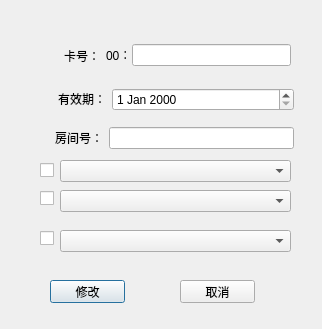
<?xml version="1.0" encoding="UTF-8"?>
<ui version="4.0">
 <class>CCARD</class>
 <widget class="QDialog" name="CCARD">
  <property name="geometry">
   <rect>
    <x>0</x>
    <y>0</y>
    <width>322</width>
    <height>329</height>
   </rect>
  </property>
  <property name="windowTitle">
   <string>Dialog</string>
  </property>
  <widget class="QPushButton" name="QpbtnIsOk">
   <property name="geometry">
    <rect>
     <x>50</x>
     <y>280</y>
     <width>75</width>
     <height>23</height>
    </rect>
   </property>
   <property name="text">
    <string>修改</string>
   </property>
   <property name="autoExclusive">
    <bool>false</bool>
   </property>
  </widget>
  <widget class="QPushButton" name="QpbtnClose">
   <property name="geometry">
    <rect>
     <x>180</x>
     <y>280</y>
     <width>75</width>
     <height>23</height>
    </rect>
   </property>
   <property name="text">
    <string>取消</string>
   </property>
  </widget>
  <widget class="QWidget" name="layoutWidget">
   <property name="geometry">
    <rect>
     <x>43</x>
     <y>78</y>
     <width>251</width>
     <height>81</height>
    </rect>
   </property>
   <layout class="QVBoxLayout" name="verticalLayout">
    <item>
     <layout class="QHBoxLayout" name="horizontalLayout_3">
      <item>
       <widget class="QLabel" name="label_3">
        <property name="minimumSize">
         <size>
          <width>60</width>
          <height>20</height>
         </size>
        </property>
        <property name="maximumSize">
         <size>
          <width>63</width>
          <height>20</height>
         </size>
        </property>
        <property name="text">
         <string>有效期：</string>
        </property>
        <property name="alignment">
         <set>Qt::AlignRight|Qt::AlignTrailing|Qt::AlignVCenter</set>
        </property>
       </widget>
      </item>
      <item>
       <widget class="QDateEdit" name="QdateValidity"/>
      </item>
     </layout>
    </item>
    <item>
     <layout class="QHBoxLayout" name="horizontalLayout_2">
      <item>
       <widget class="QLabel" name="label_2">
        <property name="minimumSize">
         <size>
          <width>60</width>
          <height>20</height>
         </size>
        </property>
        <property name="maximumSize">
         <size>
          <width>60</width>
          <height>20</height>
         </size>
        </property>
        <property name="text">
         <string>房间号：</string>
        </property>
        <property name="alignment">
         <set>Qt::AlignRight|Qt::AlignTrailing|Qt::AlignVCenter</set>
        </property>
       </widget>
      </item>
      <item>
       <widget class="QLineEdit" name="QlineAddr">
        <property name="minimumSize">
         <size>
          <width>120</width>
          <height>20</height>
         </size>
        </property>
       </widget>
      </item>
     </layout>
    </item>
   </layout>
  </widget>
  <widget class="QWidget" name="layoutWidget">
   <property name="geometry">
    <rect>
     <x>40</x>
     <y>40</y>
     <width>251</width>
     <height>31</height>
    </rect>
   </property>
   <layout class="QHBoxLayout" name="horizontalLayout">
    <item>
     <widget class="QLabel" name="label">
      <property name="minimumSize">
       <size>
        <width>60</width>
        <height>20</height>
       </size>
      </property>
      <property name="text">
       <string>卡号：</string>
      </property>
      <property name="alignment">
       <set>Qt::AlignRight|Qt::AlignTrailing|Qt::AlignVCenter</set>
      </property>
     </widget>
    </item>
    <item>
     <widget class="QLabel" name="label_4">
      <property name="minimumSize">
       <size>
        <width>20</width>
        <height>16</height>
       </size>
      </property>
      <property name="maximumSize">
       <size>
        <width>20</width>
        <height>16</height>
       </size>
      </property>
      <property name="text">
       <string>00：</string>
      </property>
     </widget>
    </item>
    <item>
     <widget class="QLineEdit" name="QlineCardNum">
      <property name="minimumSize">
       <size>
        <width>100</width>
        <height>20</height>
       </size>
      </property>
     </widget>
    </item>
   </layout>
  </widget>
  <widget class="QComboBox" name="QcomCheck1">
   <property name="geometry">
    <rect>
     <x>60</x>
     <y>160</y>
     <width>231</width>
     <height>22</height>
    </rect>
   </property>
  </widget>
  <widget class="QComboBox" name="QcomCheck2">
   <property name="geometry">
    <rect>
     <x>60</x>
     <y>190</y>
     <width>231</width>
     <height>22</height>
    </rect>
   </property>
  </widget>
  <widget class="QComboBox" name="QcomCheck3">
   <property name="geometry">
    <rect>
     <x>60</x>
     <y>230</y>
     <width>231</width>
     <height>22</height>
    </rect>
   </property>
  </widget>
  <widget class="QCheckBox" name="QcheckBox1">
   <property name="geometry">
    <rect>
     <x>40</x>
     <y>160</y>
     <width>20</width>
     <height>20</height>
    </rect>
   </property>
   <property name="text">
    <string/>
   </property>
  </widget>
  <widget class="QCheckBox" name="QcheckBox2">
   <property name="geometry">
    <rect>
     <x>40</x>
     <y>190</y>
     <width>16</width>
     <height>17</height>
    </rect>
   </property>
   <property name="text">
    <string/>
   </property>
  </widget>
  <widget class="QCheckBox" name="QcheckBox3">
   <property name="geometry">
    <rect>
     <x>40</x>
     <y>230</y>
     <width>16</width>
     <height>17</height>
    </rect>
   </property>
   <property name="text">
    <string/>
   </property>
  </widget>
 </widget>
 <resources/>
 <connections/>
</ui>
